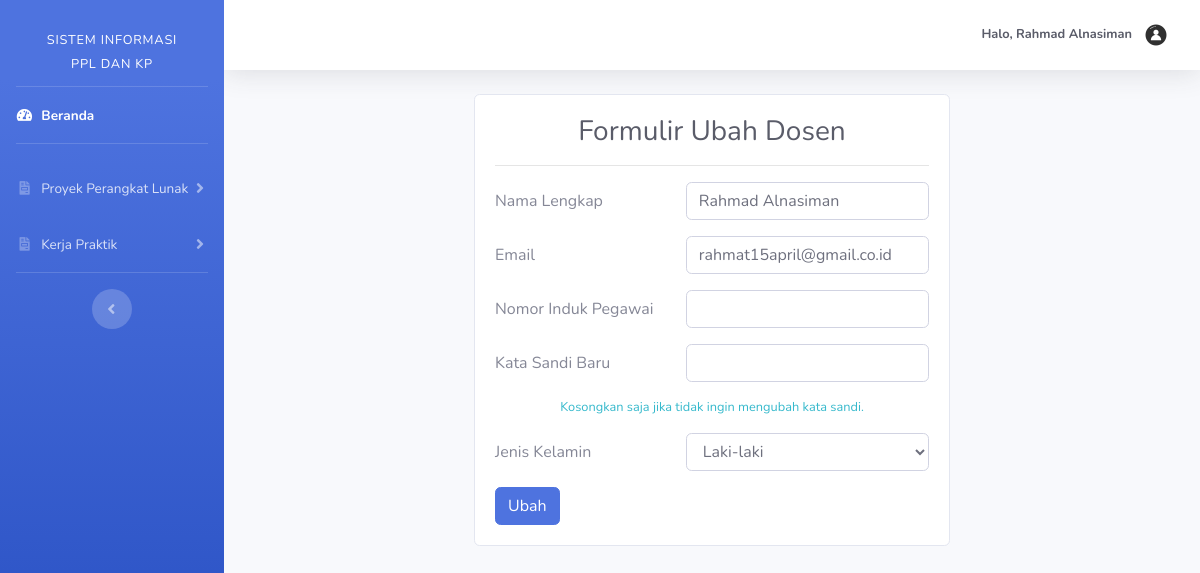
The app's page /dosen/profil.php (signed in) with its own data.
### tables this page shows
CREATE TABLE `tb_user` (
  `id_user` int(11) NOT NULL,
  `email` varchar(50) NOT NULL,
  `username` varchar(25) DEFAULT NULL,
  `nip` varchar(18) DEFAULT NULL,
  `npm` varchar(9) DEFAULT NULL,
  `password` varchar(100) NOT NULL,
  `nama` varchar(50) NOT NULL,
  `jk` enum('L','P') NOT NULL,
  `angkatan` varchar(4) DEFAULT NULL,
  `role_id` enum('1','2','3') NOT NULL
);

### dosen/profil.php (the view, shortened to what this page needs)
<?php
    include '../templates/header.php';
    include '../templates/sidebarDosen.php';
    include 'functionsDosen.php';
    $id_user = $_SESSION["id_user"];
    $Dosen = mysqli_query($koneksi, "SELECT * FROM tb_user WHERE id_user = $id_user");
    $d = mysqli_fetch_array($Dosen);
?>
<div class="row">
    <div class="col-sm-3"></div>
    <div class="col-sm-6">
        <div class="card">
            <div class="card-body">
                <h3 class="text-dark text-center">Formulir Ubah Dosen</h3><hr>
                <form action="" method="post" enctype="multipart/form-data">
                    <div class="form-group row">
                        <label class="col-sm-5 col-form-label"  for="nama">Nama Lengkap</label>
                        <div class="col-sm-7">
                            <input type="text" name="nama" id="nama" value="<?php echo $d["nama"]; ?>" class="form-control form-control-user">
                        </div>
                    </div>
                    <div class="form-group row">
                        <label class="col-sm-5 col-form-label"  for="email">Email</label>
                        <div class="col-sm-7">
                            <input type="text" name="email" id="email" value="<?php echo $d["email"]; ?>" class="form-control form-control-user">
                        </div>
                    </div>
                    <div class="form-group row">
                        <label class="col-sm-5 col-form-label"  for="nip">Nomor Induk Pegawai</label>
                        <div class="col-sm-7">
                            <input type="number" name="nip" id="nip" value="<?php echo $d["nip"]; ?>" class="form-control form-control-user">
                        </div>
                    </div>
                    <div class="form-group row">
                        <label class="col-sm-5 col-form-label"  for="password">Kata Sandi Baru</label>
                        <div class="col-sm-7">
                            <input type="password" name="password" id="password" value="" class="form-control form-control-user">
                        </div>
                        <small class="col-sm-12 text-center text-info mt-3">Kosongkan saja jika tidak ingin mengubah kata sandi.</small>
                    </div>
                    <div class="form-group row">
                        <label class="col-sm-5 col-form-label" for="jk">Jenis Kelamin</label>
                        <div class="col-sm-7">
                            <select name="jk" id="jk" class="form-control">
                                <option value="L" <?php if($d["jk"]=="L") echo 'selected'; ?>>Laki-laki</option>
                            </select>
                        </div>
                    </div>
                    <button type="submit" name="ubah" class="btn btn-primary text-center">Ubah</button>
                </form>
            </div>
        </div>
    </div>
    <div class="col-sm-3"></div>
</div>
<?php include '../templates/footer.php'; ?>

### records on screen
tb_user: nama "Rahmad Alnasiman", email "rahmat15april@gmail.co.id", jk "Laki-laki"
